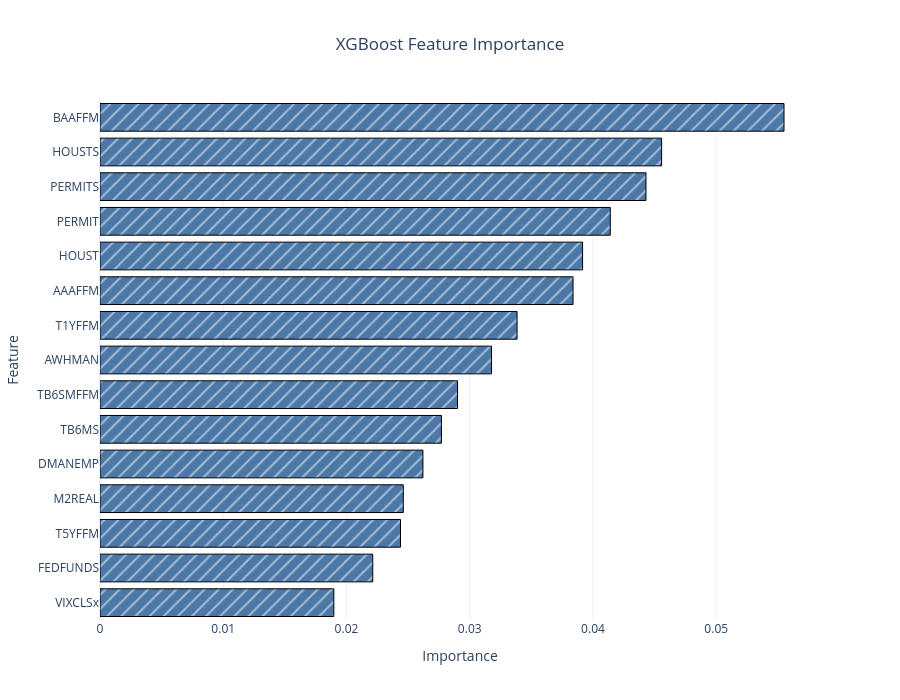
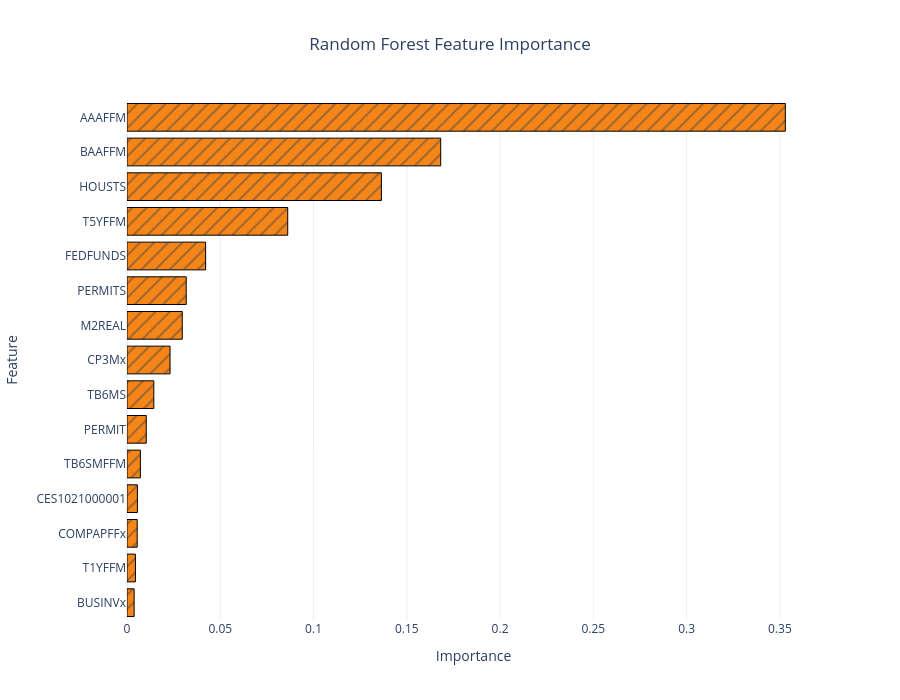

The notebook cell these images were saved under, in order:
### Markdown cell above
Feature Importance

### Code cell
# XGBoost feature importance
xgb_importances = best_models['XGBoost'].feature_importances_
xgb_df = pd.DataFrame({'Feature': feature_names, 'Importance': xgb_importances}).sort_values(by='Importance', ascending=False)
xgb_top = xgb_df.head(15)[::-1]

fig_xgb = px.bar(
    xgb_top,
    x='Importance',
    y='Feature',
    orientation='h',
    title='XGBoost Feature Importance',
    labels={'Importance': 'Importance', 'Feature': 'Feature'}
)
fig_xgb.update_traces(
    marker_color='#4C78A8',
    marker_line_color='black',
    marker_line_width=1, 
    marker_pattern_shape="/"
)

fig_xgb.update_layout(
    title={'x':0.5, 'xanchor':'center'},
    yaxis={'categoryorder':'total ascending'}, 
    width=900,
    height=700, 
    template='plotly_white',
)
fig_xgb.show()
# fig_xgb.write_image(f"{path_png}/xgb_feature_importance.png", scale=2)

# Random forest feature importance
rf_importances = best_models['Random Forest'].feature_importances_
rf_df = pd.DataFrame({'Feature': feature_names, 'Importance': rf_importances}).sort_values(by='Importance', ascending=False)
rf_top = rf_df.head(15)[::-1]

fig_rf = px.bar(
    rf_top,
    x='Importance',
    y='Feature',
    orientation='h',
    title='Random Forest Feature Importance',
    labels={'Importance': 'Importance', 'Feature': 'Feature'}
)
fig_rf.update_traces(
    marker_color='#F58518',
    marker_line_color='black',
    marker_line_width=1, 
    marker_pattern_shape="/"
)
fig_rf.update_layout(
    title={'x':0.5, 'xanchor':'center'},
    yaxis={'categoryorder':'total ascending'}, 
    width=900,
    height=700, 
    template='plotly_white',
)
fig_rf.show()
# fig_rf.write_image(f"{path_png}/rf_feature_importance.png", scale=2)

### Figure 1 — Plotly figure (JSON) as saved in the notebook; plotly's stock layout.template omitted (floating-point values rounded to 4 significant figures)
{"data": [{"hovertemplate": "Importance=%{x}<br>Feature=%{y}<extra></extra>", "legendgroup": "", "marker": {"color": "#4C78A8", "line": {"color": "black", "width": 1}, "pattern": {"shape": "/"}}, "name": "", "orientation": "h", "showlegend": false, "textposition": "auto", "type": "bar", "x": [0.01897, 0.02213, 0.02438, 0.02461, 0.0262, 0.0277, 0.02901, 0.03177, 0.03384, 0.03838, 0.03916, 0.0414, 0.0443, 0.04557, 0.0555], "xaxis": "x", "y": ["VIXCLSx", "FEDFUNDS", "T5YFFM", "M2REAL", "DMANEMP", "TB6MS", "TB6SMFFM", "AWHMAN", "T1YFFM", "AAAFFM", "HOUST", "PERMIT", "PERMITS", "HOUSTS", "BAAFFM"], "yaxis": "y"}], "layout": {"barmode": "relative", "height": 700, "legend": {"tracegroupgap": 0}, "title": {"text": "XGBoost Feature Importance", "x": 0.5, "xanchor": "center"}, "width": 900, "xaxis": {"anchor": "y", "domain": [0, 1], "title": {"text": "Importance"}}, "yaxis": {"anchor": "x", "categoryorder": "total ascending", "domain": [0, 1], "title": {"text": "Feature"}}}}

### Figure 2 — Plotly figure (JSON) as saved in the notebook; plotly's stock layout.template omitted (floating-point values rounded to 4 significant figures)
{"data": [{"hovertemplate": "Importance=%{x}<br>Feature=%{y}<extra></extra>", "legendgroup": "", "marker": {"color": "#F58518", "line": {"color": "black", "width": 1}, "pattern": {"shape": "/"}}, "name": "", "orientation": "h", "showlegend": false, "textposition": "auto", "type": "bar", "x": [0.003829, 0.004531, 0.005476, 0.00558, 0.007179, 0.01032, 0.01438, 0.02308, 0.02962, 0.03174, 0.04216, 0.08616, 0.1364, 0.1682, 0.3529], "xaxis": "x", "y": ["BUSINVx", "T1YFFM", "COMPAPFFx", "CES1021000001", "TB6SMFFM", "PERMIT", "TB6MS", "CP3Mx", "M2REAL", "PERMITS", "FEDFUNDS", "T5YFFM", "HOUSTS", "BAAFFM", "AAAFFM"], "yaxis": "y"}], "layout": {"barmode": "relative", "height": 700, "legend": {"tracegroupgap": 0}, "title": {"text": "Random Forest Feature Importance", "x": 0.5, "xanchor": "center"}, "width": 900, "xaxis": {"anchor": "y", "domain": [0, 1], "title": {"text": "Importance"}}, "yaxis": {"anchor": "x", "categoryorder": "total ascending", "domain": [0, 1], "title": {"text": "Feature"}}}}
